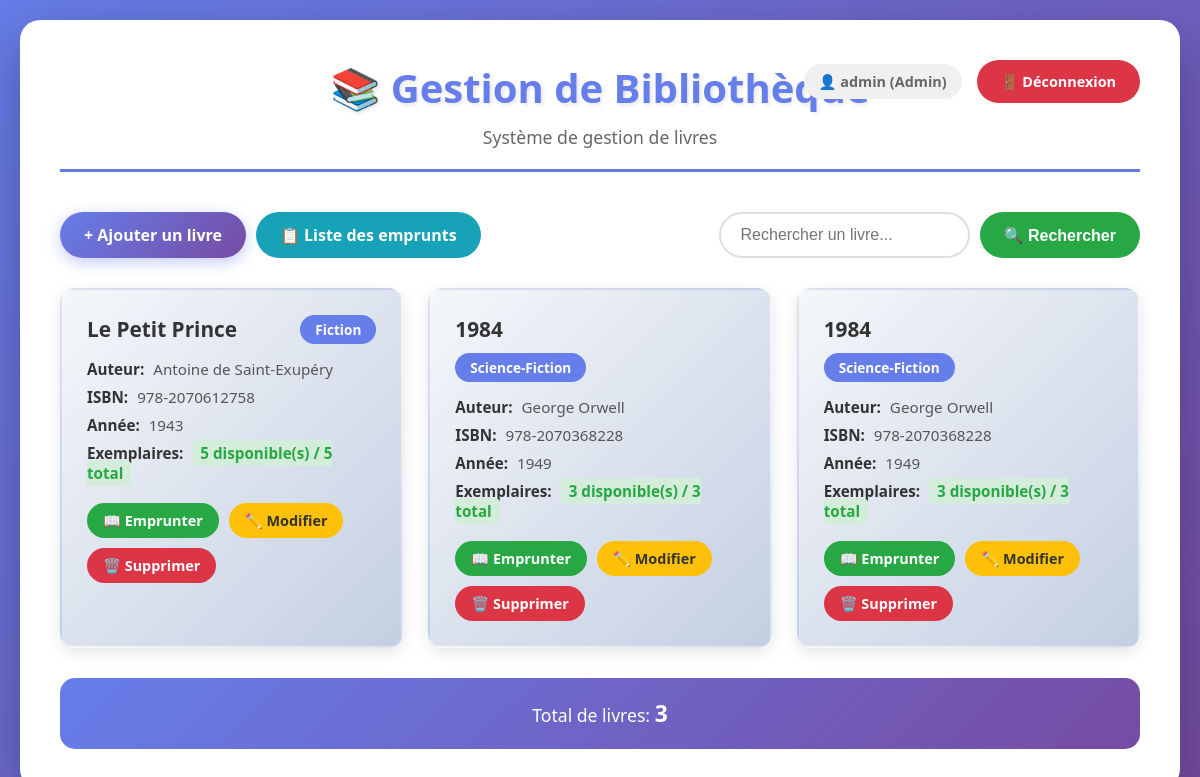
Screenshot of /index.php (signed in) with the database file from the repository.
### tables this page shows
CREATE TABLE IF NOT EXISTS livres (
    id INT AUTO_INCREMENT PRIMARY KEY,
    titre VARCHAR(255) NOT NULL,
    auteur VARCHAR(255) NOT NULL,
    isbn VARCHAR(50),
    annee_publication INT,
    categorie VARCHAR(100),
    nombre_exemplaires INT DEFAULT 1,
    date_ajout TIMESTAMP DEFAULT CURRENT_TIMESTAMP
);

### auth.php (called while the page is built, shortened)
<?php
function isLoggedIn() {
    return isset($_SESSION['user_id']) && isset($_SESSION['username']);
}
function isAdmin() {
    return isLoggedIn() && isset($_SESSION['role']) && $_SESSION['role'] === 'admin';
}
?>

### index.php (the view, shortened to what this page needs)
<?php
require_once 'auth.php';
$search = isset($_GET['search']) ? $_GET['search'] : '';
$conn = getConnection();
if (!empty($search)) {
    $stmt = $conn->prepare("SELECT * FROM livres WHERE titre LIKE ? OR auteur LIKE ? OR categorie LIKE ? ORDER BY date_ajout DESC");
    $searchTerm = "%$search%";
    $stmt->bind_param("sss", $searchTerm, $searchTerm, $searchTerm);
} else {
    $stmt = $conn->prepare("SELECT * FROM livres ORDER BY date_ajout DESC");
}
$stmt->execute();
$result = $stmt->get_result();
$books = $result->fetch_all(MYSQLI_ASSOC);
?>
<!DOCTYPE html>
<html lang="fr">
<head>
    <link rel="stylesheet" href="style.css">
</head>
<body>
    <div class="container">
        <header>
            <div class="user-info">
                <span>👤 <?php echo htmlspecialchars($_SESSION['username']); ?> (<?php echo $_SESSION['role'] === 'admin' ? 'Admin' : 'Utilisateur'; ?>)</span>
                <a href="logout.php" class="btn btn-logout">🚪 Déconnexion</a>
            </div>
            <h1>📚 Gestion de Bibliothèque</h1>
            <p class="subtitle">Système de gestion de livres</p>
        </header>
        <div class="actions-bar">
            <div class="actions-left">
                <?php if (isAdmin()): ?>
                    <a href="add_book.php" class="btn btn-primary">+ Ajouter un livre</a>
                <?php endif; ?>
                <a href="liste_emprunts.php" class="btn btn-info">📋 Liste des emprunts</a>
            </div>
            <form method="GET" action="index.php" class="search-form">
                <input type="text" name="search" placeholder="Rechercher un livre..." value="<?php echo htmlspecialchars($search); ?>">
                <button type="submit" class="btn btn-search">🔍 Rechercher</button>
            </form>
        </div>
        <div class="books-grid">
            <?php if (empty($books)): ?>
                <div class="no-books">
                    <p>📖 Aucun livre trouvé</p>
                    <?php if (isAdmin()): ?>
                        <a href="add_book.php" class="btn btn-primary">Ajouter le premier livre</a>
                    <?php endif; ?>
                </div>
            <?php else: ?>
                <?php foreach ($books as $book): ?>
                    <div class="book-card">
                        <div class="book-header">
                            <h3><?php echo htmlspecialchars($book['titre']); ?></h3>
                            <span class="category-badge"><?php echo htmlspecialchars($book['categorie']); ?></span>
                        </div>
                        <div class="book-info">
                            <p><strong>Auteur:</strong> <?php echo htmlspecialchars($book['auteur']); ?></p>
                            <p><strong>ISBN:</strong> <?php echo htmlspecialchars($book['isbn'] ?: 'N/A'); ?></p>
                            <p><strong>Année:</strong> <?php echo htmlspecialchars($book['annee_publication'] ?: 'N/A'); ?></p>
                            <p><strong>Exemplaires:</strong>
                                <span class="availability <?php echo $book['disponibles'] > 0 ? 'available' : 'unavailable'; ?>">
                                    <?php echo $book['disponibles']; ?> disponible(s) / <?php echo htmlspecialchars($book['nombre_exemplaires']); ?> total
                                </span>
                            </p>
                        </div>
                        <div class="book-actions">
                            <?php if ($book['disponibles'] > 0): ?>
                                <a href="emprunter.php?id=<?php echo $book['id']; ?>" class="btn btn-borrow">📖 Emprunter</a>
                            <?php else: ?>
                                <span class="btn btn-disabled">❌ Indisponible</span>
                            <?php endif; ?>
                            <?php if (isAdmin()): ?>
                                <a href="edit_book.php?id=<?php echo $book['id']; ?>" class="btn btn-edit">✏️ Modifier</a>
                                <a href="delete_book.php?id=<?php echo $book['id']; ?>" class="btn btn-delete" onclick="return confirm('Êtes-vous sûr de vouloir supprimer ce livre?');">🗑️ Supprimer</a>
                            <?php endif; ?>
                        </div>
                    </div>
                <?php endforeach; ?>
            <?php endif; ?>
        </div>
        <?php if (!empty($books)): ?>
            <div class="stats">
                <p>Total de livres: <strong><?php echo count($books); ?></strong></p>
            </div>
        <?php endif; ?>
    </div>
</body>
</html>

### style.css (style rules this page uses)
* { margin: 0; padding: 0; box-sizing: border-box; }
body { font-family: 'Segoe UI', Tahoma, Geneva, Verdana, sans-serif; background: linear-gradient(135deg, #667eea 0%, #764ba2 100%); min-height: 100vh; padding: 20px; color: #333; }
.container { max-width: 1200px; margin: 0 auto; background: white; border-radius: 20px; box-shadow: 0 20px 60px rgba(0, 0, 0, 0.3); padding: 40px; animation: fadeIn 0.5s ease-in; }
header { text-align: center; margin-bottom: 40px; padding-bottom: 20px; border-bottom: 3px solid #667eea; position: relative; }
.user-info { position: absolute; top: 0; right: 0; display: flex; align-items: center; gap: 15px; font-size: 0.9em; color: #666; }
.user-info span { background: #f0f0f0; padding: 8px 15px; border-radius: 20px; font-weight: 600; }
.btn-logout { background: #dc3545; color: white; padding: 8px 16px; font-size: 0.9em; }
header h1 { font-size: 2.5em; color: #667eea; margin-bottom: 10px; text-shadow: 2px 2px 4px rgba(0, 0, 0, 0.1); }
.subtitle { color: #666; font-size: 1.1em; }
.actions-bar { display: flex; justify-content: space-between; align-items: center; margin-bottom: 30px; flex-wrap: wrap; gap: 15px; }
.search-form { display: flex; gap: 10px; flex-wrap: wrap; }
.search-form input { padding: 12px 20px; border: 2px solid #e0e0e0; border-radius: 25px; font-size: 1em; outline: none; transition: all 0.3s ease; min-width: 250px; }
.btn { padding: 12px 24px; border: none; border-radius: 25px; font-size: 1em; cursor: pointer; text-decoration: none; display: inline-block; transition: all 0.3s ease; font-weight: 600; text-align: center; }
.btn-primary { background: linear-gradient(135deg, #667eea 0%, #764ba2 100%); color: white; box-shadow: 0 4px 15px rgba(102, 126, 234, 0.4); }
.btn-search { background: #28a745; color: white; }
.btn-edit { background: #ffc107; color: #333; padding: 8px 16px; font-size: 0.9em; }
.btn-delete { background: #dc3545; color: white; padding: 8px 16px; font-size: 0.9em; }
.books-grid { display: grid; grid-template-columns: repeat(auto-fill, minmax(300px, 1fr)); gap: 25px; margin-bottom: 30px; }
.book-card { background: linear-gradient(135deg, #f5f7fa 0%, #c3cfe2 100%); border-radius: 15px; padding: 25px; box-shadow: 0 5px 15px rgba(0, 0, 0, 0.1); transition: all 0.3s ease; border: 2px solid transparent; }
.book-header { display: flex; justify-content: space-between; align-items: flex-start; margin-bottom: 15px; flex-wrap: wrap; gap: 10px; }
.book-header h3 { color: #333; font-size: 1.3em; flex: 1; min-width: 200px; }
.category-badge { background: #667eea; color: white; padding: 5px 15px; border-radius: 20px; font-size: 0.85em; font-weight: 600; }
.book-info { margin-bottom: 20px; }
.book-info p { margin: 8px 0; color: #555; font-size: 0.95em; }
.book-info strong { color: #333; margin-right: 5px; }
.book-actions { display: flex; gap: 10px; flex-wrap: wrap; }
.stats { text-align: center; padding: 20px; background: linear-gradient(135deg, #667eea 0%, #764ba2 100%); color: white; border-radius: 15px; font-size: 1.1em; }
.stats strong { font-size: 1.3em; }
.actions-left { display: flex; gap: 10px; flex-wrap: wrap; }
.btn-borrow { background: #28a745; color: white; padding: 8px 16px; font-size: 0.9em; }
.btn-info { background: #17a2b8; color: white; }
.availability { font-weight: 600; padding: 3px 8px; border-radius: 5px; }
.availability.available { color: #28a745; background: #d4edda; }

### rows the page displays
livres: titre "Le Petit Prince", categorie "Fiction", auteur "Antoine de Saint-Exupéry", isbn "978-2070612758", annee_publication "1943", nombre_exemplaires "5"
livres: titre "1984", categorie "Science-Fiction", auteur "George Orwell", isbn "978-2070368228", annee_publication "1949", nombre_exemplaires "3"

### other values shown
$_SESSION['username'] "admin"
count($books) "3"
